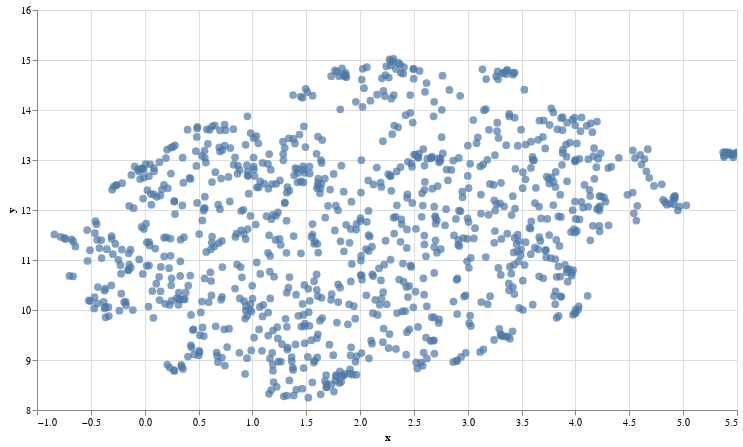

Notebook cell for this chart:
### Markdown cell above
## 4. Visualizing the archive
Finally, let's plot out all the questions onto a 2D chart so you're able to visualize the semantic similarities of this dataset!

### Code cell
#@title Plot the archive {display-mode: "form"}

# UMAP reduces the dimensions from 1024 to 2 dimensions that we can plot
reducer = umap.UMAP(n_neighbors=20)
umap_embeds = reducer.fit_transform(embeds)
# Prepare the data to plot and interactive visualization
# using Altair
df_explore = pd.DataFrame(data={'text': df['text']})
df_explore['x'] = umap_embeds[:,0]
df_explore['y'] = umap_embeds[:,1]

# Plot
chart = alt.Chart(df_explore).mark_circle(size=60).encode(
    x=#'x',
    alt.X('x',
        scale=alt.Scale(zero=False)
    ),
    y=
    alt.Y('y',
        scale=alt.Scale(zero=False)
    ),
    tooltip=['text']
).properties(
    width=700,
    height=400
)
chart.interactive()

### Figure 1 — Vega-Lite specification as saved in the notebook (floating-point values rounded to 4 significant figures; data arrays with more than 128 entries replaced by an {"elided": "..."} marker saying what was removed)
{"config": {"view": {"continuousWidth": 400, "continuousHeight": 300}}, "data": {"name": "data-6e5996894ec66edd4b85650a04dd643f"}, "mark": {"type": "circle", "size": 60}, "encoding": {"tooltip": [{"field": "text", "type": "nominal"}], "x": {"field": "x", "scale": {"zero": false}, "type": "quantitative"}, "y": {"field": "y", "scale": {"zero": false}, "type": "quantitative"}}, "height": 400, "selection": {"selector001": {"type": "interval", "bind": "scales", "encodings": ["x", "y"]}}, "width": 700, "$schema": "https://vega.github.io/schema/vega-lite/v4.17.0.json", "datasets": {"data-6e5996894ec66edd4b85650a04dd643f": {"elided": "1000 records"}}}
